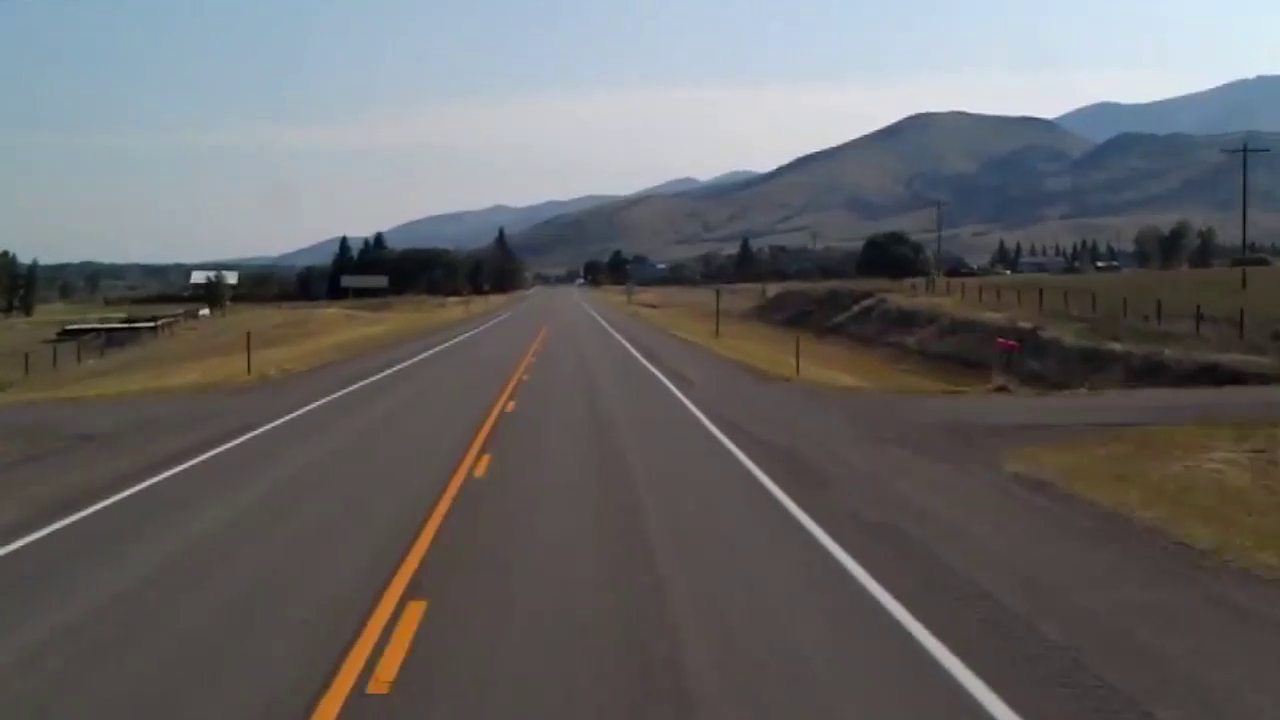
#> input picture frame 15 of lane_detection/test/test2.mp4, 1280 x 720 px, given in place of car.mp4, which was not available
$ python lane_detection.py
#> lines starting #> are read from the running program, lines starting #| are printed output that depends on the picture; after the words box and inside, x2 and y2 are one past the last pixel; in counts of white or black regions, pixels touching at a corner belong together; pictures that were not available may be replaced by others from this repository, and a replacement may not be noted
#> in process_video, frame is the input picture: shape (720, 1280, 3); mean B, G, R 103.5, 102.8, 103.5
import cv2
import numpy as np
import math
import time
from ultralytics import YOLO  # YOLOv8 module

# Function to mask out the region of interest
def region_of_interest(img, vertices):
    mask = np.zeros_like(img)
    match_mask_color = 255
    cv2.fillPoly(mask, vertices, match_mask_color)
    masked_image = cv2.bitwise_and(img, mask)
    return masked_image

# Function to draw the filled polygon between the lane lines
def draw_lane_lines(img, left_line, right_line, color=[0, 255, 0], thickness=10):
    line_img = np.zeros_like(img)
    poly_pts = np.array([[
        (left_line[0], left_line[1]),
        (left_line[2], left_line[3]),
        (right_line[2], right_line[3]),
        (right_line[0], right_line[1])
    ]], dtype=np.int32)

    # Fill the polygon between the lines
    cv2.fillPoly(line_img, poly_pts, color)

    # Overlay the polygon onto the original image
    img = cv2.addWeighted(img, 0.8, line_img, 0.5, 0.0)
    return img

# The lane detection pipeline
def pipeline(image):
    height = image.shape[0]
    width = image.shape[1]
    region_of_interest_vertices = [
        (0, height),
        (width / 2, height / 2),
        (width, height),
    ]

    # Convert to grayscale and apply Canny edge detection
    gray_image = cv2.cvtColor(image, cv2.COLOR_RGB2GRAY)
    cannyed_image = cv2.Canny(gray_image, 100, 200)
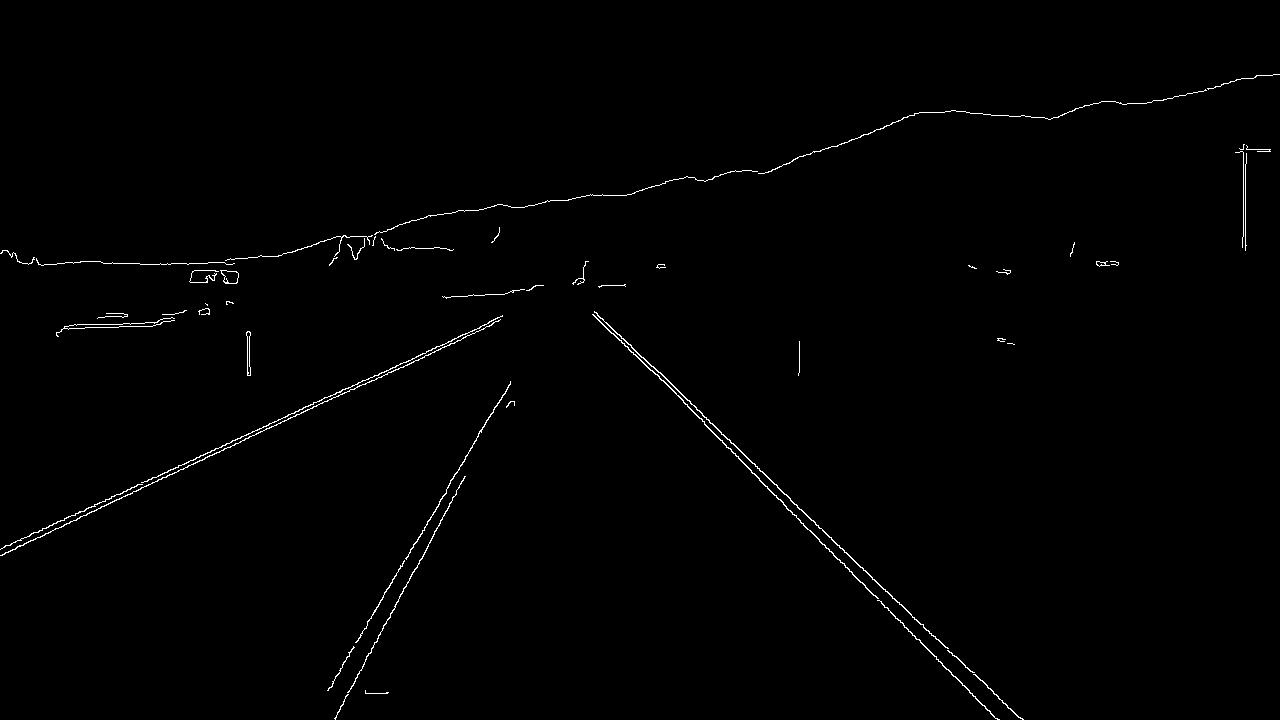
#> cannyed_image: shape (720, 1280); 0.73% white in thin lines or dots, all inside (x1, y1, x2, y2) = (0, 74, 1280, 720)

    # Mask out the region of interest
    cropped_image = region_of_interest(
        cannyed_image,
        np.array([region_of_interest_vertices], np.int32)
    )
#> in region_of_interest, `cv2.fillPoly(mask, vertices, match_mask_color)`:
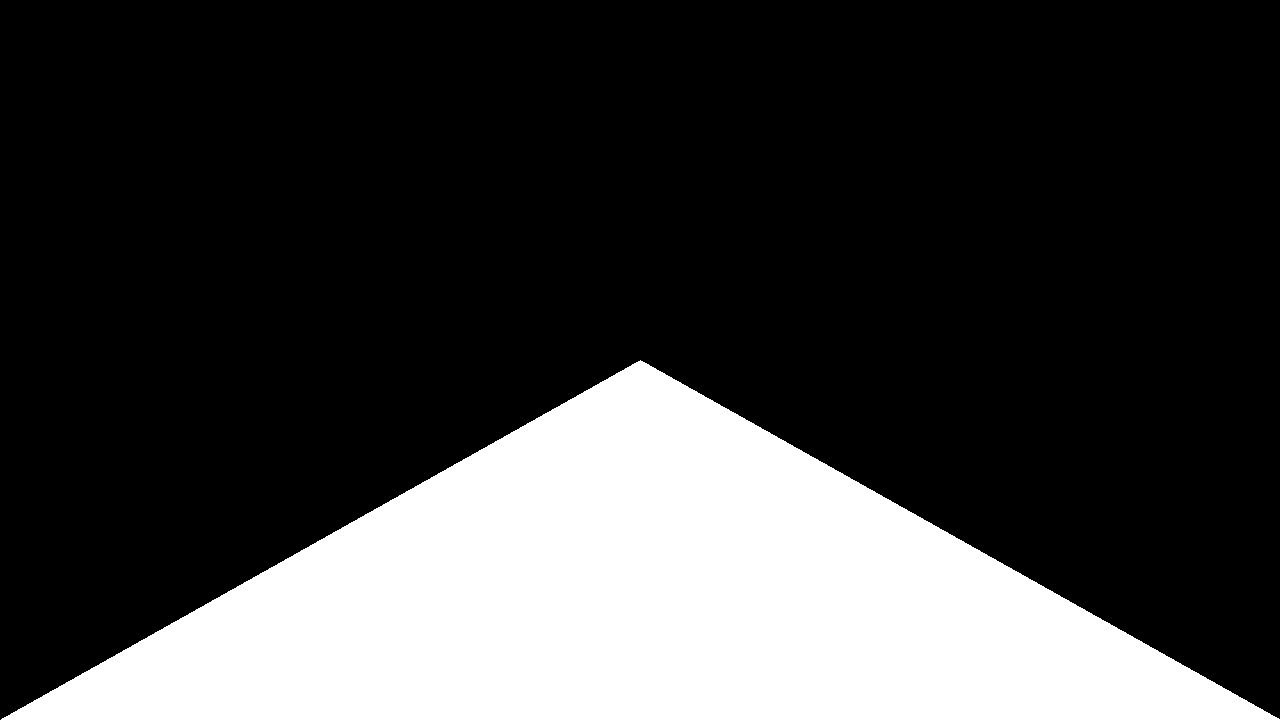
#> mask: shape (720, 1280); 25% white; 1 white region, box (x1, y1, x2, y2) and area: (1, 360, 1280, 720) 230680
#> in region_of_interest, `masked_image = cv2.bitwise_and(img, mask)`:
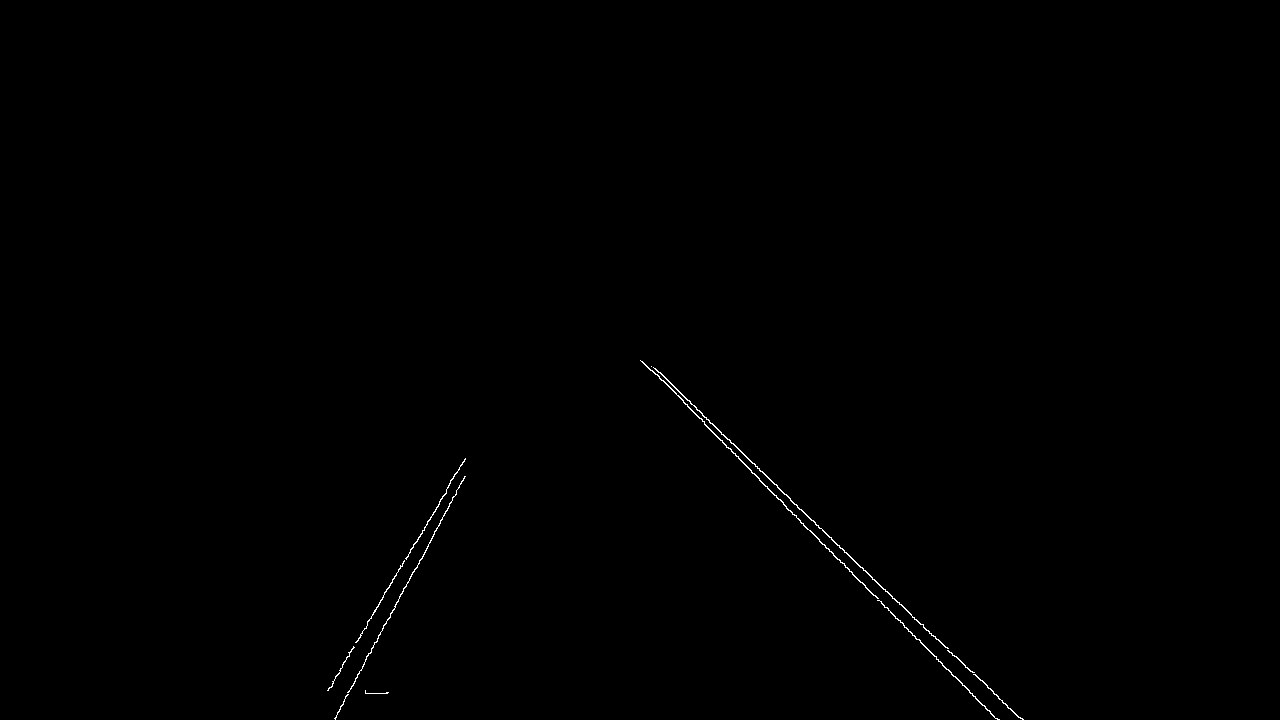
#> masked_image: shape (720, 1280); 0.23% white in thin lines or dots, all inside (x1, y1, x2, y2) = (327, 360, 1024, 720)

    # Perform Hough Line Transformation to detect lines
    lines = cv2.HoughLinesP(
        cropped_image,
        rho=6,
        theta=np.pi / 60,
        threshold=160,
        lines=np.array([]),
        minLineLength=40,
        maxLineGap=25
    )
#> lines = 16 rows, first 6: [726, 447, 998, 719], [818, 527, 867, 572], [402, 566, 465, 458], [839, 547, 899, 602], [754, 463, 816, 525], [704, 424, 936, 656]

    # Separating left and right lines based on slope
    left_line_x = []
    left_line_y = []
    right_line_x = []
    right_line_y = []

    if lines is None:
        return image

    for line in lines:
        for x1, y1, x2, y2 in line:
            slope = (y2 - y1) / (x2 - x1) if (x2 - x1) != 0 else 0
            if math.fabs(slope) < 0.5:  # Ignore nearly horizontal lines
                continue
            if slope <= 0:  # Left lane
                left_line_x.extend([x1, x2])
                left_line_y.extend([y1, y2])
            else:  # Right lane
                right_line_x.extend([x1, x2])
                right_line_y.extend([y1, y2])
#> this loop made 16 passes
#> after the loop, left_line_x = [402, 465, 383, 426, 331, 455, 343, 386]; left_line_y = [566, 458, 625, 550, 687, 473, 704, 621]; right_line_x = [726, 998, 818, 867, 839, 899, 754, 816, 704, 936, 704, 744, 947, 1008, 651, 694, 901, 952, 721, 777, 786, 997, 972, 1018]; right_line_y = [447, 719, 527, 572, 547, 602, 463, 525, 424, 656, 417, 454, 647, 708, 366, 405, 604, 655, 434, 485, 508, 719, 671, 717]

    # Fit a linear polynomial to the left and right lines
    min_y = int(image.shape[0] * (3 / 5))  # Slightly below the middle of the image
    max_y = image.shape[0]  # Bottom of the image

    if left_line_x and left_line_y:
        poly_left = np.poly1d(np.polyfit(left_line_y, left_line_x, deg=1))
        left_x_start = int(poly_left(max_y))
#> left_x_start = 328
        left_x_end = int(poly_left(min_y))
#> left_x_end = 479
    else:
        left_x_start, left_x_end = 0, 0  # Defaults if no lines detected

    if right_line_x and right_line_y:
        poly_right = np.poly1d(np.polyfit(right_line_y, right_line_x, deg=1))
        right_x_start = int(poly_right(max_y))
#> right_x_start = 1013
        right_x_end = int(poly_right(min_y))
#> right_x_end = 719
    else:
        right_x_start, right_x_end = 0, 0  # Defaults if no lines detected

    # Create the filled polygon between the left and right lane lines
    lane_image = draw_lane_lines(
        image,
        [left_x_start, max_y, left_x_end, min_y],
        [right_x_start, max_y, right_x_end, min_y]
    )
#> in draw_lane_lines, `img = cv2.addWeighted(img, 0.8, line_img, 0.5, 0.0)`:
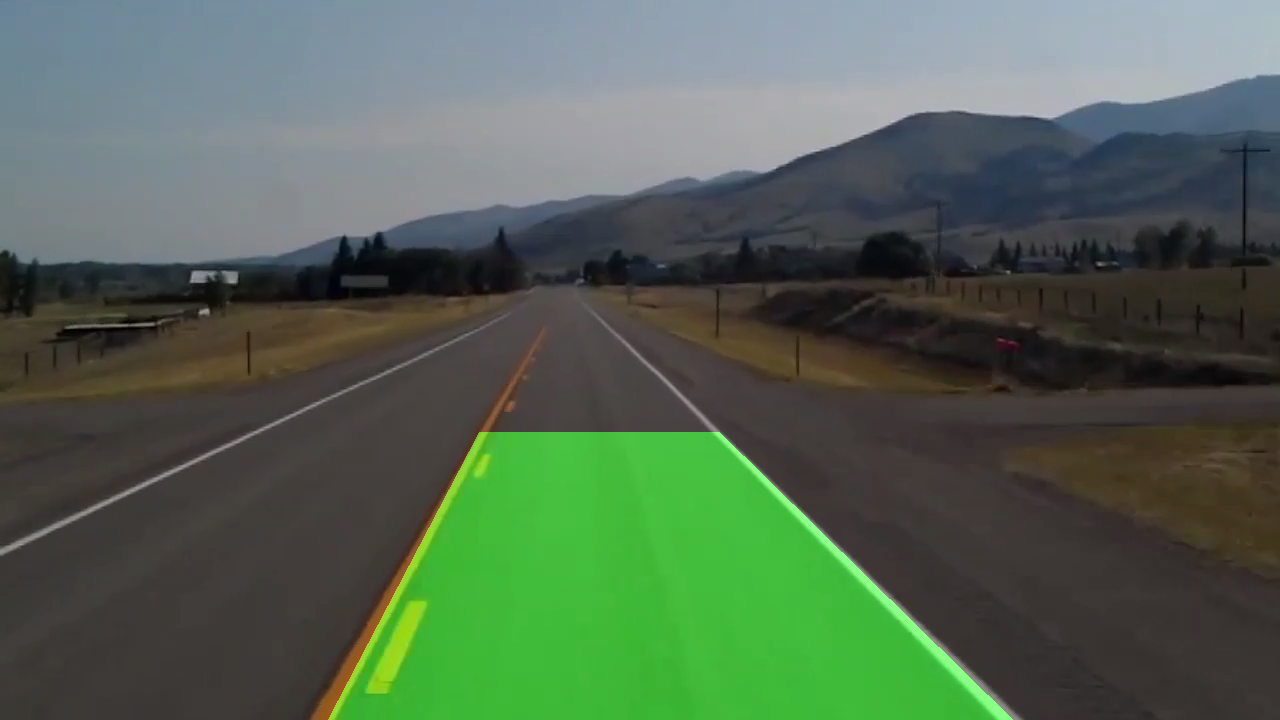
#> img: shape (720, 1280, 3); mean of channels 0, 1, 2 82.8, 100.7, 82.8; drawn as B, G, R

    return lane_image

# Function to estimate distance based on bounding box size
# [7 lines left out: function estimate_distance, not called in this run]

# Main function to read and process video with YOLOv8
def process_video():
    # Open the video file
    cap = cv2.VideoCapture('video/car.mp4')

    # Check if video opened successfully
    if not cap.isOpened():
        print("Error: Unable to open video file.")
        return

    # Set the desired frame rate
    target_fps = 30
    frame_time = 1.0 / target_fps  # Time per frame to maintain 30fps

    # Resize to 720p (1280x720)
    cap.set(cv2.CAP_PROP_FRAME_WIDTH, 1280)
    cap.set(cv2.CAP_PROP_FRAME_HEIGHT, 720)

    # Loop through each frame
    while cap.isOpened():
        ret, frame = cap.read()

        if not ret:
            break

        # Resize frame to 720p
        resized_frame = cv2.resize(frame, (1280, 720))

        # Run the lane detection pipeline
        lane_frame = pipeline(resized_frame)

        # Display the resulting frame with both lane detection and car detection
        cv2.imshow('Lane and Car Detection', lane_frame)

        # Limit the frame rate to 30fps
        time.sleep(frame_time)

        # Break the loop when 'q' is pressed
        if cv2.waitKey(1) & 0xFF == ord('q'):
#> (key q is pressed here)
            break

    # Release video capture and close windows
    cap.release()
    cv2.destroyAllWindows()

# Run the video processing function
process_video()

$ run again, starting later in the video
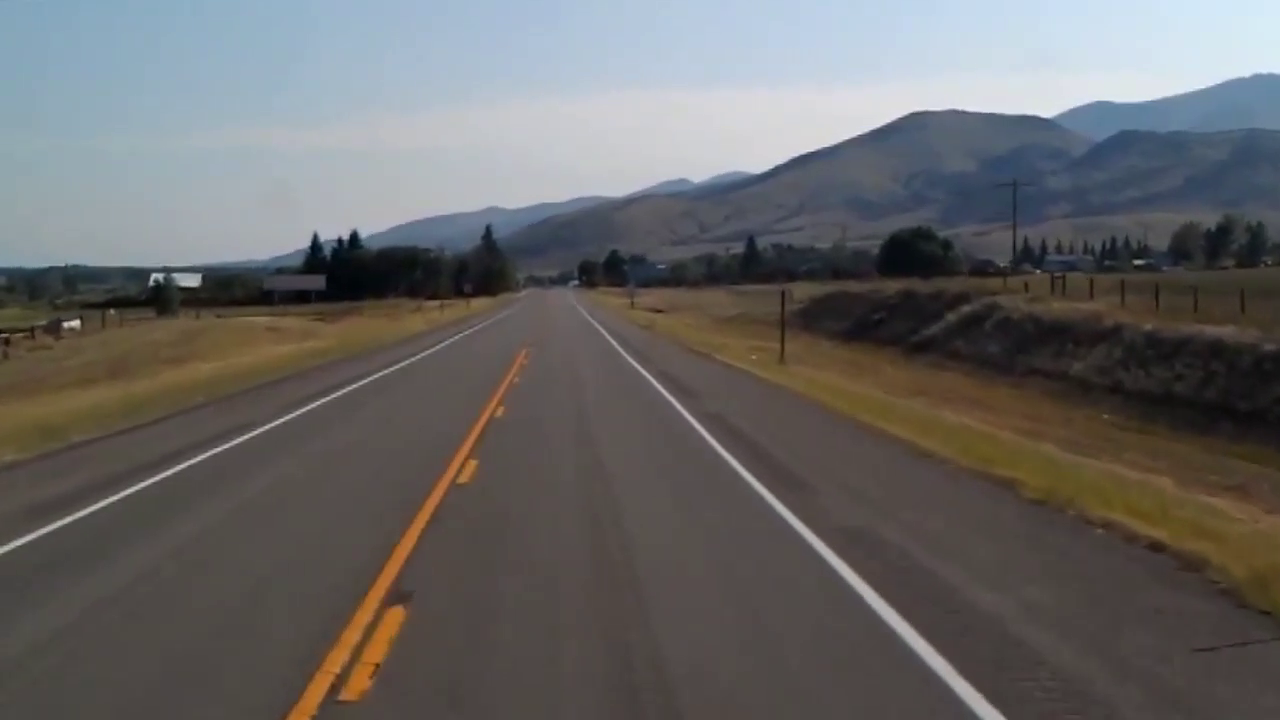
#> input picture frame 70 of lane_detection/test/test2.mp4, 1280 x 720 px, given in place of car.mp4, which was not available
#> in process_video, frame is the input picture: shape (720, 1280, 3); mean B, G, R 102.1, 102.5, 103.7
#> in pipeline, `cannyed_image = cv2.Canny(gray_image, 100, 200)`:
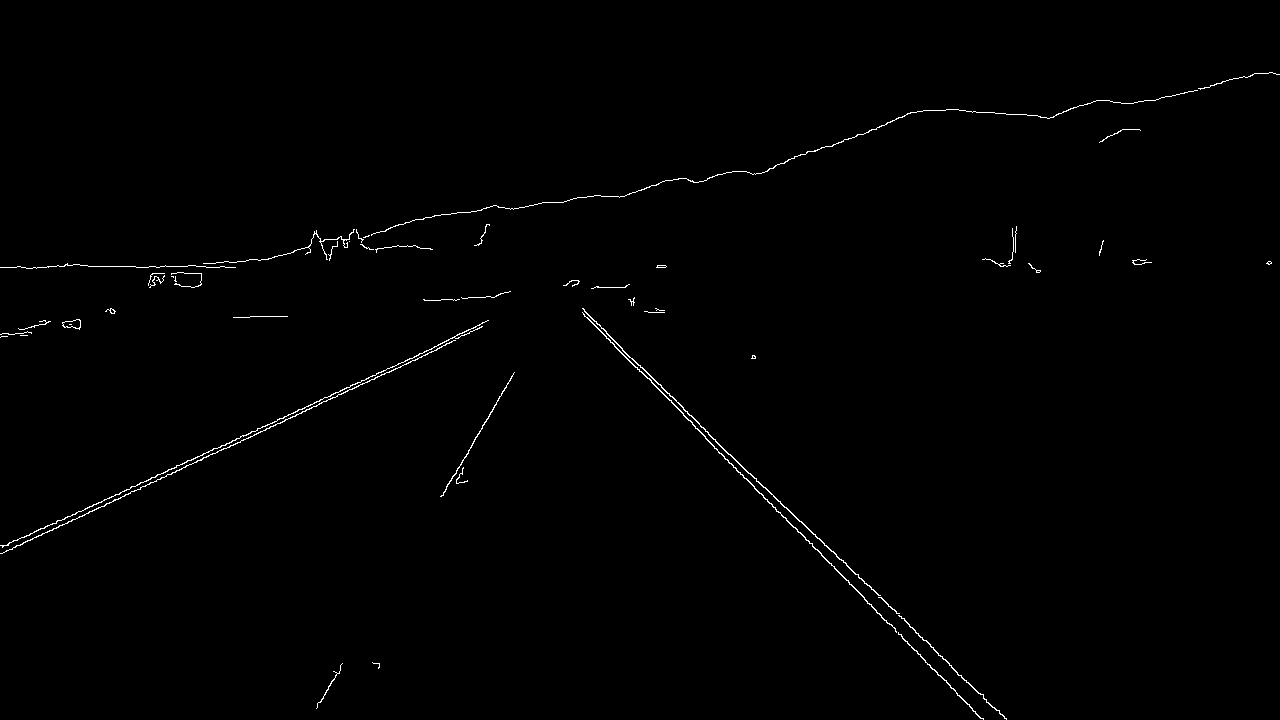
#> cannyed_image: shape (720, 1280); 0.63% white in thin lines or dots
#> mask: shape (720, 1280); 25% white; 1 white region, box (x1, y1, x2, y2) and area: (1, 360, 1280, 720) 230680
#> masked_image: shape (720, 1280); 0.17% white in thin lines or dots, all inside (x1, y1, x2, y2) = (316, 362, 1007, 720)
#> lines = 13 rows, first 6: [867, 603, 983, 719], [746, 471, 815, 534], [640, 365, 756, 481], [878, 597, 933, 647], [836, 556, 904, 618], [714, 448, 946, 680]
#> the loop in pipeline, `for line in lines:` made 13 passes
#> after the loop in pipeline, `for line in lines:`: left_line_x = []; right_line_x = 26 values, max 1004 at index 21, min 633 at index 22, mean 842.5; right_line_y = 26 values, max 719 at index 1, min 364 at index 22, mean 566.1
#> right_x_start = 999
#> right_x_end = 706
#> in draw_lane_lines, `img = cv2.addWeighted(img, 0.8, line_img, 0.5, 0.0)`:
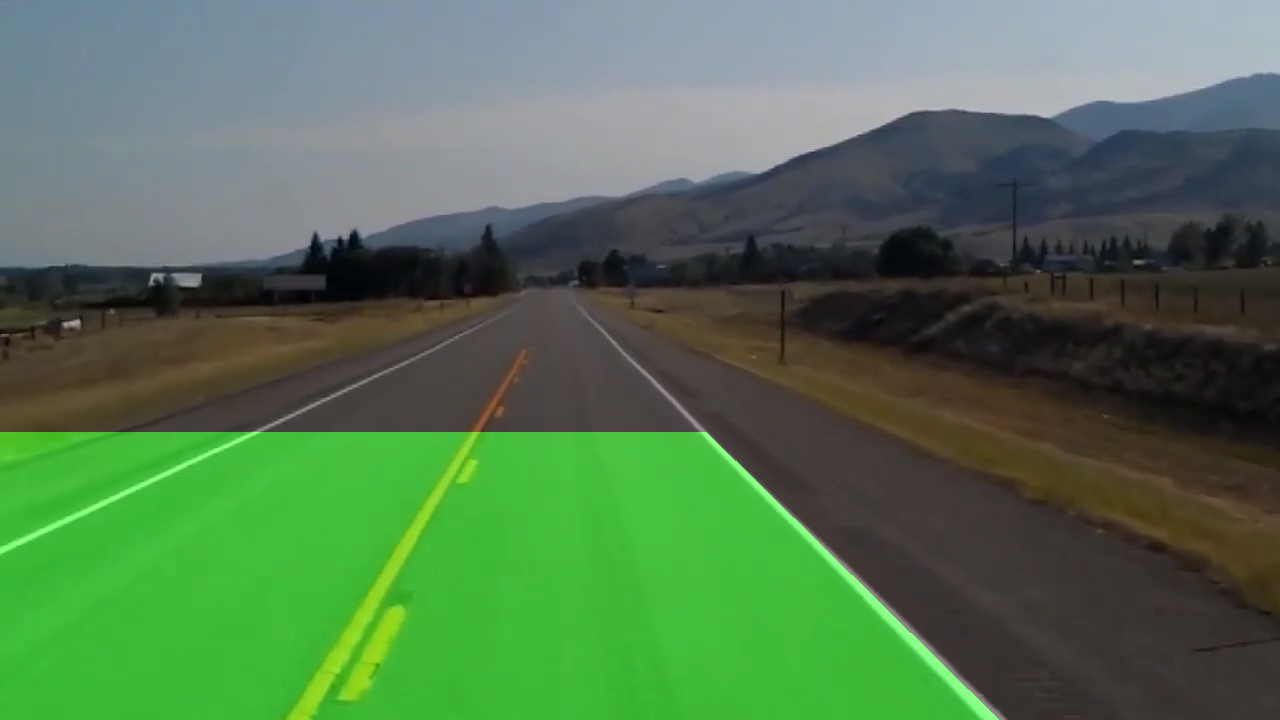
#> img: shape (720, 1280, 3); mean of channels 0, 1, 2 81.7, 116, 83; drawn as B, G, R
